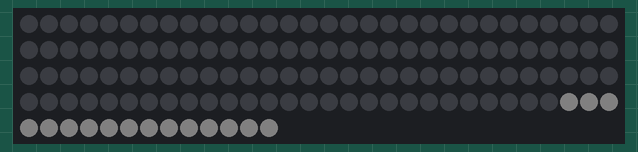
Bench run of a sketch on a simulated Arduino Uno, built with avr-gcc and run on an emulated ATmega328P. Parts: 133 RGB LEDs in strip order, left to right, continuing on the next row. Dim RGB values are drawn brighter than linear.

Above: at 0.1 s.

The sketch:

Butterfly.ino
```cpp
#include <Adafruit_NeoPixel.h>
// #include <Array.h>

#define LED_PIN      4
// #define LED_COUNT    548
#define LED_COUNT    133
#define LED_START    117
#define LED_ADD      16
// #define LED_COUNT    133


Adafruit_NeoPixel strip(LED_COUNT, LED_PIN, NEO_KHZ800 + NEO_GRB);

void setup() {
  strip.begin();
  strip.clear();
}

int t = 0;
void loop() {
  // RainbowTest(100);
  // RainbowTest(100,t);
  LineTest(100);
  // KillLine(10);
 t = (t + 1)%LED_COUNT;
//  if (th <= 0) {
//    th = 360;
//  }
}

//----------Define General Use Functions Below----------


//----------Define Modes Below----------

void KillLine(int wait) {
  for(int p=0; p<LED_COUNT; p++) {
    strip.setPixelColor(p, 0, 0, 0);
  }
  strip.show();
  delay(wait);
}

void RainbowTest(int wait, int t) {
  int val = 5;
  int numgroups = LED_COUNT/12;
  for(int g=0; g<numgroups; g++) {
    strip.setPixelColor((g*12+0+t)%LED_COUNT, val, 0, 0);
    strip.setPixelColor((g*12+1+t)%LED_COUNT, val, 0, 0);
    strip.setPixelColor((g*12+2+t)%LED_COUNT, val, 0, val);
    strip.setPixelColor((g*12+3+t)%LED_COUNT, val, 0, val);
    strip.setPixelColor((g*12+4+t)%LED_COUNT, 0, 0, val);
    strip.setPixelColor((g*12+5+t)%LED_COUNT, 0, 0, val);
    strip.setPixelColor((g*12+6+t)%LED_COUNT, 0, val, val);
    strip.setPixelColor((g*12+7+t)%LED_COUNT, 0, val, val);
    strip.setPixelColor((g*12+8+t)%LED_COUNT, 0, val, 0);
    strip.setPixelColor((g*12+9+t)%LED_COUNT, 0, val, 0);
    strip.setPixelColor((g*12+10+t)%LED_COUNT, val, val, 0);
    strip.setPixelColor((g*12+11+t)%LED_COUNT, val, val, 0);
  }

  strip.show();
  delay(wait);
}

void LineTest(int wait) {
  int val = 5;
  for(int i=LED_START; i<LED_START+LED_ADD; i++) {
    strip.setPixelColor(i, val, val, val);
  }

  strip.show();
  delay(wait);
}

// void RainbowTest(int wait) {
//   int val = 5;
//   int numgroups = LED_COUNT/12;
//   for(int g=0; g<numgroups; g++) {
//     strip.setPixelColor(g*12+0, val, 0, 0);
//     strip.setPixelColor(g*12+1, val, 0, 0);
//     strip.setPixelColor(g*12+2, val, 0, val);
//     strip.setPixelColor(g*12+3, val, 0, val);
//     strip.setPixelColor(g*12+4, 0, 0, val);
//     strip.setPixelColor(g*12+5, 0, 0, val);
//     strip.setPixelColor(g*12+6, 0, val, val);
//     strip.setPixelColor(g*12+7, 0, val, val);
//     strip.setPixelColor(g*12+8, 0, val, 0);
//     strip.setPixelColor(g*12+9, 0, val, 0);
//     strip.setPixelColor(g*12+10, val, val, 0);
//     strip.setPixelColor(g*12+11, val, val, 0);
//   }

//   strip.show();
//   delay(wait);
// }
```
